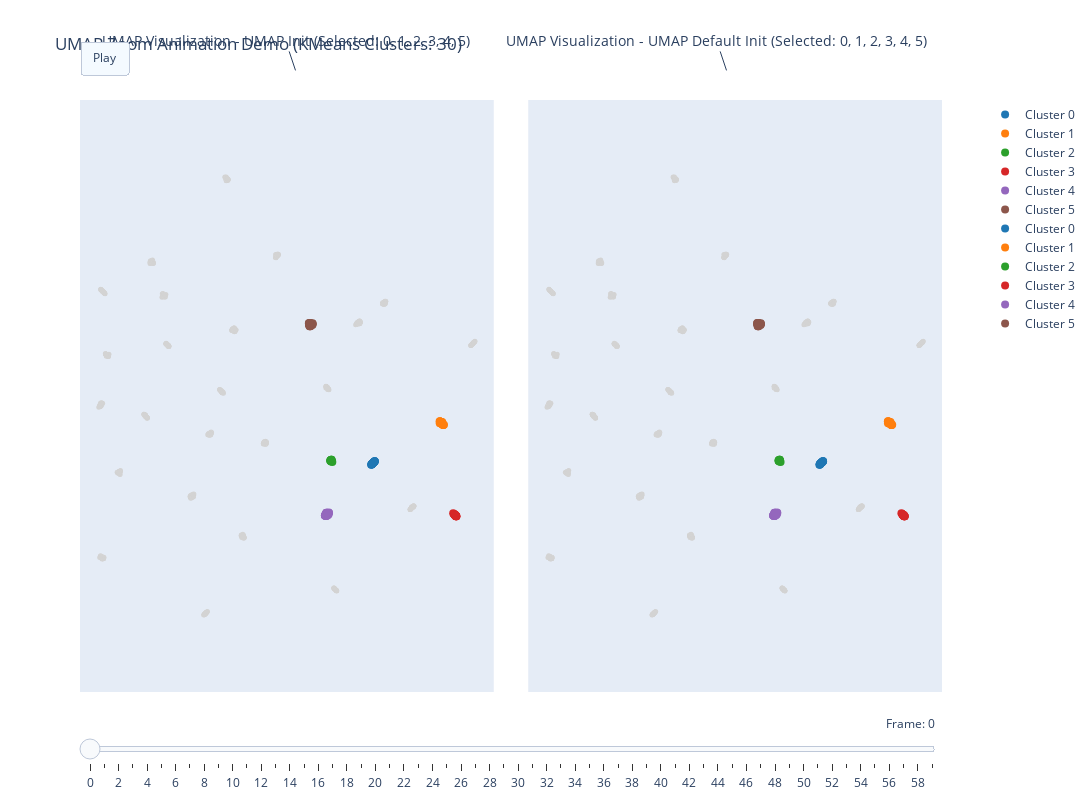

Notebook code cell kept with this figure:
### Code cell
import numpy as np
import pandas as pd
import umap
from sklearn.datasets import make_blobs
from sklearn.cluster import KMeans
import plotly.graph_objects as go
from scipy.spatial import procrustes # 今回は使用しないが、念のためインポートは残す

# ==========================================================
# ⚙️ 操作可能パラメータ (Parameters for User Control)
# ==========================================================
# 1. デフォルトのクラスタ数 (KMeansでデータを分類する際の目標クラスタ数)
N_CLUSTERS_DEFAULT = 30

# 2. サブセットとして選択するクラスタIDのリスト
#    このリストに含まれるクラスタIDが再埋め込みの対象になります。
SELECTED_CLUSTER_IDS = [0, 1, 2, 3, 4, 5]  # 例: 最初の6クラスタを選択
# ==========================================================


# --- 1. データ生成 ---
n_samples = 1000
n_features = 10
random_state = 42

# データを生成
X_a, y_a = make_blobs(n_samples=n_samples // 2, centers=N_CLUSTERS_DEFAULT // 2, n_features=n_features, random_state=random_state)
X_b, y_b = make_blobs(n_samples=n_samples // 2, centers=N_CLUSTERS_DEFAULT // 2, n_features=n_features, random_state=random_state + 1, cluster_std=2.0)

X = np.vstack((X_a, X_b))
print(f"Generated data shape: {X.shape}")

# --- 2. UMAP 埋め込み（初期グローバル） ---
print("Performing initial UMAP embedding...")
reducer_global = umap.UMAP(random_state=random_state, n_components=2)
embedding_global = reducer_global.fit_transform(X)

df = pd.DataFrame(X)
df['global_x'] = embedding_global[:, 0]
df['global_y'] = embedding_global[:, 1]

# --- 3. クラスタリングと色付け (N_CLUSTERS_DEFAULTを使用) ---
print(f"Performing KMeans clustering with {N_CLUSTERS_DEFAULT} clusters...")
kmeans = KMeans(n_clusters=N_CLUSTERS_DEFAULT, random_state=random_state, n_init='auto')
df['cluster_id_int'] = kmeans.fit_predict(X) 

# クラスタIDに対応する色を決定
colors = [
    '#1f77b4', '#ff7f0e', '#2ca02c', '#d62728', '#9467bd',
    '#8c564b', '#e377c2', '#7f7f7f', '#bcbd22', '#17becf',
    '#aec7e8', '#ffbb78', '#98df8a', '#ff9896', '#c5b0d5',
    '#c49c94', '#f7b6d2', '#c7c7c7', '#dbdb8d', '#9edae5'
]
unique_clusters = sorted(df['cluster_id_int'].unique())
cluster_colors = {cluster: colors[i % len(colors)] for i, cluster in enumerate(unique_clusters)}

# Plotlyの表示および比較用に文字列型に変換
df['cluster_id'] = df['cluster_id_int'].astype(str)

# --- 4. サブセットの選択 (SELECTED_CLUSTER_IDSを使用) ---
df['is_selected'] = df['cluster_id_int'].isin(SELECTED_CLUSTER_IDS) 
df_selected = df[df['is_selected']].copy()

if df_selected.empty:
    print("⚠️ 警告: 選択されたクラスタIDのリストに該当するデータポイントがありません。アニメーションは実行されません。")
    df_selected = df.copy()
    df_selected['is_selected'] = True
    SELECTED_CLUSTER_IDS_STR = ["All Data"]
else:
    SELECTED_CLUSTER_IDS_STR = [str(cid) for cid in SELECTED_CLUSTER_IDS]

print(f"Selected {len(df_selected)} data points from clusters: {', '.join(SELECTED_CLUSTER_IDS_STR)}")

# --- 5. サブセット UMAP 埋め込み (UMAP initを使用) ---
print("Performing UMAP embedding for selected subset using global coordinates as initialization...")

# 🌟 修正点 A: 初期座標として、選択された点のグローバル座標を抽出
initial_coords = df_selected[['global_x', 'global_y']].values 

reducer_subset_aligned = umap.UMAP(
    random_state=random_state + 2, 
    n_components=2,
    init=initial_coords,  # メンタルマップ維持のため、グローバル座標を初期配置として使用
    n_epochs=200
)

# メンタルマップ維持版の座標
embedding_aligned = reducer_subset_aligned.fit_transform(df_selected.iloc[:, :n_features].values) 
df_selected['aligned_subset_x'] = embedding_aligned[:, 0]
df_selected['aligned_subset_y'] = embedding_aligned[:, 1]

# 比較用 (非アライメント/ランダム初期化版) の座標
reducer_subset_random = umap.UMAP(
    random_state=random_state + 3, 
    n_components=2,
    init='spectral',  # デフォルトの初期化 (ランダムな結果になりやすい)
    n_epochs=200
)
embedding_random = reducer_subset_random.fit_transform(df_selected.iloc[:, :n_features].values)
df_selected['subset_x'] = embedding_random[:, 0]
df_selected['subset_y'] = embedding_random[:, 1]


# --- 6. データフレームへのマージ (Procrustes処理は不要) ---

# dfに座標をマージ (インデックス結合を使用)
df = df.merge(
    df_selected[['subset_x', 'subset_y', 'aligned_subset_x', 'aligned_subset_y']],
    left_index=True,  
    right_index=True, 
    how='left',
    suffixes=('', '_new')
)

# 欠損値をグローバル座標で埋める (非選択の点は動かないため)
df['aligned_subset_x'] = df['aligned_subset_x'].fillna(df['global_x'])
df['aligned_subset_y'] = df['aligned_subset_y'].fillna(df['global_y'])
df['subset_x'] = df['subset_x'].fillna(df['global_x'])
df['subset_y'] = df['subset_y'].fillna(df['global_y'])


# --- 7. Plotly Scatter デモ ---

# 軸範囲の計算 (すべてのグローバル座標に基づく)
all_x = df['global_x'].values
all_y = df['global_y'].values
min_x, max_x = np.min(all_x), np.max(all_x)
min_y, max_y = np.min(all_y), np.max(all_y)
padding = 0.05
x_range = [min_x - (max_x - min_x) * padding, max_x + (max_x - min_x) * padding]
y_range = [min_y - (max_y - min_y) * padding, max_y + (max_y - min_y) * padding]


# フレームデータを作成するヘルパー関数 (変更なし)
def create_frame_data(df_frame, opacity_selected, opacity_unselected, x_col, y_col, title_suffix=""):
    traces = []
    
    # 1. 非選択データ（背景として薄く表示）
    traces.append(go.Scatter(
        x=df_frame[~df_frame['is_selected']][x_col],
        y=df_frame[~df_frame['is_selected']][y_col],
        mode='markers',
        marker=dict(color='lightgray', size=5, opacity=opacity_unselected),
        name='Unselected',
        showlegend=False,
        hoverinfo='skip'
    ))
    
    # 2. 選択データ (クラスタごとに色分けして表示)
    for cluster_id_int in unique_clusters: 
        cluster_id_str = str(cluster_id_int)
        
        df_cluster = df_frame[df_frame['cluster_id'] == cluster_id_str] 
        df_selected_cluster = df_cluster[df_cluster['is_selected']]

        if not df_selected_cluster.empty: 
            traces.append(go.Scatter(
                x=df_selected_cluster[x_col],
                y=df_selected_cluster[y_col],
                mode='markers',
                marker=dict(color=cluster_colors[cluster_id_int], size=8, opacity=opacity_selected),
                name=f'Cluster {cluster_id_str}',
                showlegend=True,
                hovertemplate="<b>Cluster ID:</b> %{customdata[0]}<br>X: %{x:.2f}<br>Y: %{y:.2f}<extra></extra>",
                customdata=df_selected_cluster[['cluster_id']]
            ))
    return traces, f"UMAP Visualization - {title_suffix}"

# アニメーションフレームの生成
frames_aligned = []
frames_random = []
num_frames = 60
animation_duration = 1000 

for i in range(num_frames):
    t = i / (num_frames - 1)

    # UMAP init使用版 (aligned_subset_x/y) への補間
    df_interp_aligned = df.copy()
    df_interp_aligned.loc[df['is_selected'], 'current_x'] = df.loc[df['is_selected'], 'global_x'] * (1 - t) + df.loc[df['is_selected'], 'aligned_subset_x'] * t
    df_interp_aligned.loc[df['is_selected'], 'current_y'] = df.loc[df['is_selected'], 'global_y'] * (1 - t) + df.loc[df['is_selected'], 'aligned_subset_y'] * t
    
    # デフォルトinit使用版 (subset_x/y) への補間
    df_interp_random = df.copy()
    df_interp_random.loc[df['is_selected'], 'current_x'] = df.loc[df['is_selected'], 'global_x'] * (1 - t) + df.loc[df['is_selected'], 'subset_x'] * t
    df_interp_random.loc[df['is_selected'], 'current_y'] = df.loc[df['is_selected'], 'global_y'] * (1 - t) + df.loc[df['is_selected'], 'subset_y'] * t

    opacity_unselected = 1.0 - t * 0.8
    opacity_selected = 1.0

    traces_aligned, title_aligned = create_frame_data(df_interp_aligned, opacity_selected, opacity_unselected, 'current_x', 'current_y', "UMAP Init (Global Coords)")
    frames_aligned.append(go.Frame(data=traces_aligned, name=str(i) + "_a"))

    traces_random, title_random = create_frame_data(df_interp_random, opacity_selected, opacity_unselected, 'current_x', 'current_y', "UMAP Default Init (Spectral)")
    frames_random.append(go.Frame(data=traces_random, name=str(i) + "_r"))


# 初期描画（グローバルビュー）
initial_traces_aligned, initial_title_aligned = create_frame_data(df, 1.0, 1.0, 'global_x', 'global_y', f"UMAP Init (Selected: {', '.join(SELECTED_CLUSTER_IDS_STR)})")
initial_traces_random, initial_title_random = create_frame_data(df, 1.0, 1.0, 'global_x', 'global_y', f"UMAP Default Init (Selected: {', '.join(SELECTED_CLUSTER_IDS_STR)})")


# レイアウト設定
fig = go.Figure(
    data=initial_traces_aligned + initial_traces_random,
    layout=go.Layout(
        title_text=f"UMAP Zoom Animation Demo (KMeans Clusters: {N_CLUSTERS_DEFAULT})",
        hovermode="closest",
        updatemenus=[dict(
            type="buttons",
            buttons=[dict(label="Play",
                          method="animate",
                          args=[None, {"frame": {"duration": animation_duration // num_frames, "redraw": True},
                                        "fromcurrent": True, "transition": {"duration": 0, "easing": "linear"}}])],
            x=0, xanchor="left", y=1.1, yanchor="top"
        )],
        sliders=[dict(
            steps=[dict(method='animate', args=[[f.name], {"mode": "immediate", "frame": {"duration": animation_duration // num_frames, "redraw": True}, "transition": {"duration": 0}}], label=str(k)) for k, f in enumerate(frames_aligned)],
            active=0,
            transition={"duration": 0},
            x=0, xanchor="left", y=0, yanchor="top",
            currentvalue=dict(font=dict(size=12), prefix="Frame: ", visible=True, xanchor="right")
        )],
        annotations=[
            dict(text=initial_title_aligned, x=0.25, y=1.05, xref="paper", yref="paper", font=dict(size=14)),
            dict(text=initial_title_random, x=0.75, y=1.05, xref="paper", yref="paper", font=dict(size=14))
        ]
    ),
    frames=[]
)

# 統一された軸範囲とアスペクト比を設定
fig.update_layout(
    # 左側のプロット (x, y軸)
    xaxis=dict(domain=[0, 0.48], showgrid=False, zeroline=False, showticklabels=False, 
               range=x_range, scaleanchor='y', scaleratio=1),
    yaxis=dict(domain=[0, 1], showgrid=False, zeroline=False, showticklabels=False, 
               range=y_range, scaleanchor='x', scaleratio=1),

    # 右側のプロット (x2, y2軸)
    xaxis2=dict(domain=[0.52, 1], showgrid=False, zeroline=False, showticklabels=False, 
                range=x_range, scaleanchor='y2', scaleratio=1),
    yaxis2=dict(domain=[0, 1], showgrid=False, zeroline=False, showticklabels=False, 
                range=y_range, scaleanchor='x2', scaleratio=1),
                
    legend=dict(x=1.05, y=1, xanchor='left', yanchor='top'),
    height=800, 
    width=1200
)

# トレースをそれぞれのサブプロットに割り当てる
for i, trace in enumerate(fig.data[:len(initial_traces_aligned)]):
    trace.update(xaxis='x', yaxis='y')

for i, trace in enumerate(fig.data[len(initial_traces_aligned):]):
    trace.update(xaxis='x2', yaxis='y2')


# フレーム内のデータもサブプロットに割り当てるために、フレームを結合
combined_frames = []
for frame_idx in range(len(frames_aligned)):
    combined_frame_data = frames_aligned[frame_idx].data + frames_random[frame_idx].data

    for i, trace in enumerate(combined_frame_data[:len(initial_traces_aligned)]):
        trace.update(xaxis='x', yaxis='y')

    for i, trace in enumerate(combined_frame_data[len(initial_traces_aligned):]):
        trace.update(xaxis='x2', yaxis='y2')
        
    combined_frames.append(go.Frame(data=combined_frame_data, name=frames_aligned[frame_idx].name))

fig.frames = combined_frames

fig.show()

### Figure 1 — Plotly figure (JSON) as saved in the notebook; plotly's stock layout.template omitted (floating-point values rounded to 4 significant figures; data arrays with more than 128 entries replaced by an {"elided": "..."} marker saying what was removed)
{"data": [{"hoverinfo": "skip", "marker": {"color": "lightgray", "opacity": 1, "size": 5}, "mode": "markers", "name": "Unselected", "showlegend": false, "type": "scatter", "x": {"elided": "820 float values"}, "xaxis": "x", "y": {"elided": "820 float values"}, "yaxis": "y"}, {"customdata": [["0"], ["0"], ["0"], ["0"], ["0"], ["0"], ["0"], ["0"], ["0"], ["0"], ["0"], ["0"], ["0"], ["0"], ["0"], ["0"], ["0"], ["0"], ["0"], ["0"], ["0"], ["0"], ["0"], ["0"], ["0"], ["0"], ["0"], ["0"], ["0"], ["0"], ["0"], ["0"], ["0"]], "hovertemplate": "<b>Cluster ID:</b> %{customdata[0]}<br>X: %{x:.2f}<br>Y: %{y:.2f}<extra></extra>", "marker": {"color": "#1f77b4", "opacity": 1, "size": 8}, "mode": "markers", "name": "Cluster 0", "showlegend": true, "type": "scatter", "x": [13.37, 13.49, 13.43, 13.52, 13.62, 13.4, 13.53, 13.64, 13.51, 13.58, 13.63, 13.55, 13.59, 13.44, 13.68, 13.73, 13.72, 13.5, 13.41, 13.47, 13.52, 13.57, 13.72, 13.6, 13.44, 13.69, 13.41, 13.6, 13.66, 13.51, 13.63, 13.52, 13.44], "xaxis": "x", "y": [-6.616, -6.495, -6.552, -6.466, -6.377, -6.584, -6.459, -6.349, -6.471, -6.405, -6.353, -6.441, -6.396, -6.549, -6.308, -6.253, -6.267, -6.489, -6.571, -6.517, -6.46, -6.416, -6.262, -6.391, -6.548, -6.296, -6.578, -6.39, -6.329, -6.47, -6.356, -6.471, -6.545], "yaxis": "y"}, {"customdata": [["1"], ["1"], ["1"], ["1"], ["1"], ["1"], ["1"], ["1"], ["1"], ["1"], ["1"], ["1"], ["1"], ["1"], ["1"], ["1"], ["1"], ["1"], ["1"], ["1"], ["1"], ["1"], ["1"], ["1"], ["1"], ["1"], ["1"], ["1"], ["1"], ["1"], ["1"], ["1"], ["1"], ["1"]], "hovertemplate": "<b>Cluster ID:</b> %{customdata[0]}<br>X: %{x:.2f}<br>Y: %{y:.2f}<extra></extra>", "marker": {"color": "#ff7f0e", "opacity": 1, "size": 8}, "mode": "markers", "name": "Cluster 1", "showlegend": true, "type": "scatter", "x": [20.22, 20.27, 20.36, 20.53, 20.28, 20.53, 20.46, 20.33, 20.38, 20.54, 20.33, 20.26, 20.48, 20.23, 20.17, 20.3, 20.44, 20.22, 20.18, 20.38, 20.29, 20.31, 20.47, 20.41, 20.43, 20.46, 20.3, 20.6, 20.26, 20.49, 20.44, 20.49, 20.3, 20.47], "xaxis": "x", "y": [-2.308, -2.402, -2.397, -2.65, -2.348, -2.644, -2.577, -2.403, -2.496, -2.669, -2.452, -2.453, -2.598, -2.311, -2.285, -2.362, -2.517, -2.314, -2.479, -2.505, -2.473, -2.415, -2.585, -2.494, -2.546, -2.583, -2.411, -2.633, -2.354, -2.622, -2.371, -2.617, -2.449, -2.573], "yaxis": "y"}, {"customdata": [["2"], ["2"], ["2"], ["2"], ["2"], ["2"], ["2"], ["2"], ["2"], ["2"], ["2"], ["2"], ["2"]], "hovertemplate": "<b>Cluster ID:</b> %{customdata[0]}<br>X: %{x:.2f}<br>Y: %{y:.2f}<extra></extra>", "marker": {"color": "#2ca02c", "opacity": 1, "size": 8}, "mode": "markers", "name": "Cluster 2", "showlegend": true, "type": "scatter", "x": [9.423, 9.508, 9.383, 9.454, 9.407, 9.431, 9.324, 9.39, 9.361, 9.313, 9.315, 9.341, 9.44], "xaxis": "x", "y": [-6.119, -6.345, -6.123, -6.216, -6.217, -6.11, -6.208, -6.288, -6.209, -6.167, -6.227, -6.188, -6.222], "yaxis": "y"}, {"customdata": [["3"], ["3"], ["3"], ["3"], ["3"], ["3"], ["3"], ["3"], ["3"], ["3"], ["3"], ["3"], ["3"], ["3"], ["3"], ["3"], ["3"], ["3"], ["3"], ["3"], ["3"], ["3"], ["3"], ["3"], ["3"], ["3"], ["3"], ["3"], ["3"], ["3"], ["3"], ["3"], ["3"]], "hovertemplate": "<b>Cluster ID:</b> %{customdata[0]}<br>X: %{x:.2f}<br>Y: %{y:.2f}<extra></extra>", "marker": {"color": "#d62728", "opacity": 1, "size": 8}, "mode": "markers", "name": "Cluster 3", "showlegend": true, "type": "scatter", "x": [21.74, 21.64, 21.74, 21.65, 21.74, 21.83, 21.75, 21.78, 21.76, 21.77, 21.52, 21.66, 21.71, 21.64, 21.65, 21.64, 21.77, 21.72, 21.76, 21.8, 21.66, 21.75, 21.82, 21.76, 21.69, 21.82, 21.62, 21.78, 21.81, 21.78, 21.68, 21.84, 21.73], "xaxis": "x", "y": [-11.6, -11.58, -11.64, -11.56, -11.64, -11.74, -11.61, -11.68, -11.72, -11.67, -11.43, -11.56, -11.61, -11.55, -11.56, -11.54, -11.68, -11.65, -11.64, -11.7, -11.56, -11.65, -11.72, -11.62, -11.59, -11.72, -11.52, -11.68, -11.68, -11.68, -11.64, -11.73, -11.64], "yaxis": "y"}, {"customdata": [["4"], ["4"], ["4"], ["4"], ["4"], ["4"], ["4"], ["4"], ["4"], ["4"], ["4"], ["4"], ["4"], ["4"], ["4"], ["4"], ["4"], ["4"], ["4"], ["4"], ["4"], ["4"], ["4"], ["4"], ["4"], ["4"], ["4"], ["4"], ["4"], ["4"], ["4"], ["4"], ["4"], ["4"]], "hovertemplate": "<b>Cluster ID:</b> %{customdata[0]}<br>X: %{x:.2f}<br>Y: %{y:.2f}<extra></extra>", "marker": {"color": "#9467bd", "opacity": 1, "size": 8}, "mode": "markers", "name": "Cluster 4", "showlegend": true, "type": "scatter", "x": [8.884, 8.974, 8.932, 9.133, 8.871, 8.916, 8.914, 9.032, 8.836, 9.034, 8.876, 8.894, 9.186, 8.99, 8.805, 8.901, 9.071, 8.829, 8.775, 9.021, 8.833, 8.956, 9.074, 8.939, 9.008, 8.91, 8.927, 8.796, 8.765, 9.165, 8.936, 9.059, 8.935, 9.014], "xaxis": "x", "y": [-11.64, -11.51, -11.58, -11.56, -11.56, -11.67, -11.68, -11.49, -11.52, -11.55, -11.63, -11.39, -11.4, -11.37, -11.65, -11.5, -11.41, -11.59, -11.65, -11.54, -11.7, -11.43, -11.45, -11.39, -11.49, -11.37, -11.61, -11.69, -11.66, -11.35, -11.7, -11.64, -11.41, -11.44], "yaxis": "y"}, {"customdata": [["5"], ["5"], ["5"], ["5"], ["5"], ["5"], ["5"], ["5"], ["5"], ["5"], ["5"], ["5"], ["5"], ["5"], ["5"], ["5"], ["5"], ["5"], ["5"], ["5"], ["5"], ["5"], ["5"], ["5"], ["5"], ["5"], ["5"], ["5"], ["5"], ["5"], ["5"], ["5"], ["5"]], "hovertemplate": "<b>Cluster ID:</b> %{customdata[0]}<br>X: %{x:.2f}<br>Y: %{y:.2f}<extra></extra>", "marker": {"color": "#8c564b", "opacity": 1, "size": 8}, "mode": "markers", "name": "Cluster 5", "showlegend": true, "type": "scatter", "x": [7.25, 7.237, 7.315, 7.391, 7.244, 7.515, 7.387, 7.532, 7.527, 7.303, 7.237, 7.545, 7.214, 7.482, 7.371, 7.282, 7.332, 7.344, 7.182, 7.351, 7.378, 7.177, 7.33, 7.277, 7.263, 7.463, 7.428, 7.236, 7.286, 7.338, 7.277, 7.548, 7.293], "xaxis": "x", "y": [7.248, 7.304, 7.426, 7.288, 7.15, 7.38, 7.281, 7.406, 7.271, 7.449, 7.303, 7.35, 7.223, 7.34, 7.338, 7.48, 7.228, 7.158, 7.482, 7.423, 7.293, 7.426, 7.217, 7.459, 7.214, 7.395, 7.29, 7.331, 7.162, 7.299, 7.321, 7.446, 7.415], "yaxis": "y"}, {"hoverinfo": "skip", "marker": {"color": "lightgray", "opacity": 1, "size": 5}, "mode": "markers", "name": "Unselected", "showlegend": false, "type": "scatter", "x": {"elided": "820 float values"}, "xaxis": "x2", "y": {"elided": "820 float values"}, "yaxis": "y2"}, {"customdata": [["0"], ["0"], ["0"], ["0"], ["0"], ["0"], ["0"], ["0"], ["0"], ["0"], ["0"], ["0"], ["0"], ["0"], ["0"], ["0"], ["0"], ["0"], ["0"], ["0"], ["0"], ["0"], ["0"], ["0"], ["0"], ["0"], ["0"], ["0"], ["0"], ["0"], ["0"], ["0"], ["0"]], "hovertemplate": "<b>Cluster ID:</b> %{customdata[0]}<br>X: %{x:.2f}<br>Y: %{y:.2f}<extra></extra>", "marker": {"color": "#1f77b4", "opacity": 1, "size": 8}, "mode": "markers", "name": "Cluster 0", "showlegend": true, "type": "scatter", "x": [13.37, 13.49, 13.43, 13.52, 13.62, 13.4, 13.53, 13.64, 13.51, 13.58, 13.63, 13.55, 13.59, 13.44, 13.68, 13.73, 13.72, 13.5, 13.41, 13.47, 13.52, 13.57, 13.72, 13.6, 13.44, 13.69, 13.41, 13.6, 13.66, 13.51, 13.63, 13.52, 13.44], "xaxis": "x2", "y": [-6.616, -6.495, -6.552, -6.466, -6.377, -6.584, -6.459, -6.349, -6.471, -6.405, -6.353, -6.441, -6.396, -6.549, -6.308, -6.253, -6.267, -6.489, -6.571, -6.517, -6.46, -6.416, -6.262, -6.391, -6.548, -6.296, -6.578, -6.39, -6.329, -6.47, -6.356, -6.471, -6.545], "yaxis": "y2"}, {"customdata": [["1"], ["1"], ["1"], ["1"], ["1"], ["1"], ["1"], ["1"], ["1"], ["1"], ["1"], ["1"], ["1"], ["1"], ["1"], ["1"], ["1"], ["1"], ["1"], ["1"], ["1"], ["1"], ["1"], ["1"], ["1"], ["1"], ["1"], ["1"], ["1"], ["1"], ["1"], ["1"], ["1"], ["1"]], "hovertemplate": "<b>Cluster ID:</b> %{customdata[0]}<br>X: %{x:.2f}<br>Y: %{y:.2f}<extra></extra>", "marker": {"color": "#ff7f0e", "opacity": 1, "size": 8}, "mode": "markers", "name": "Cluster 1", "showlegend": true, "type": "scatter", "x": [20.22, 20.27, 20.36, 20.53, 20.28, 20.53, 20.46, 20.33, 20.38, 20.54, 20.33, 20.26, 20.48, 20.23, 20.17, 20.3, 20.44, 20.22, 20.18, 20.38, 20.29, 20.31, 20.47, 20.41, 20.43, 20.46, 20.3, 20.6, 20.26, 20.49, 20.44, 20.49, 20.3, 20.47], "xaxis": "x2", "y": [-2.308, -2.402, -2.397, -2.65, -2.348, -2.644, -2.577, -2.403, -2.496, -2.669, -2.452, -2.453, -2.598, -2.311, -2.285, -2.362, -2.517, -2.314, -2.479, -2.505, -2.473, -2.415, -2.585, -2.494, -2.546, -2.583, -2.411, -2.633, -2.354, -2.622, -2.371, -2.617, -2.449, -2.573], "yaxis": "y2"}, {"customdata": [["2"], ["2"], ["2"], ["2"], ["2"], ["2"], ["2"], ["2"], ["2"], ["2"], ["2"], ["2"], ["2"]], "hovertemplate": "<b>Cluster ID:</b> %{customdata[0]}<br>X: %{x:.2f}<br>Y: %{y:.2f}<extra></extra>", "marker": {"color": "#2ca02c", "opacity": 1, "size": 8}, "mode": "markers", "name": "Cluster 2", "showlegend": true, "type": "scatter", "x": [9.423, 9.508, 9.383, 9.454, 9.407, 9.431, 9.324, 9.39, 9.361, 9.313, 9.315, 9.341, 9.44], "xaxis": "x2", "y": [-6.119, -6.345, -6.123, -6.216, -6.217, -6.11, -6.208, -6.288, -6.209, -6.167, -6.227, -6.188, -6.222], "yaxis": "y2"}, {"customdata": [["3"], ["3"], ["3"], ["3"], ["3"], ["3"], ["3"], ["3"], ["3"], ["3"], ["3"], ["3"], ["3"], ["3"], ["3"], ["3"], ["3"], ["3"], ["3"], ["3"], ["3"], ["3"], ["3"], ["3"], ["3"], ["3"], ["3"], ["3"], ["3"], ["3"], ["3"], ["3"], ["3"]], "hovertemplate": "<b>Cluster ID:</b> %{customdata[0]}<br>X: %{x:.2f}<br>Y: %{y:.2f}<extra></extra>", "marker": {"color": "#d62728", "opacity": 1, "size": 8}, "mode": "markers", "name": "Cluster 3", "showlegend": true, "type": "scatter", "x": [21.74, 21.64, 21.74, 21.65, 21.74, 21.83, 21.75, 21.78, 21.76, 21.77, 21.52, 21.66, 21.71, 21.64, 21.65, 21.64, 21.77, 21.72, 21.76, 21.8, 21.66, 21.75, 21.82, 21.76, 21.69, 21.82, 21.62, 21.78, 21.81, 21.78, 21.68, 21.84, 21.73], "xaxis": "x2", "y": [-11.6, -11.58, -11.64, -11.56, -11.64, -11.74, -11.61, -11.68, -11.72, -11.67, -11.43, -11.56, -11.61, -11.55, -11.56, -11.54, -11.68, -11.65, -11.64, -11.7, -11.56, -11.65, -11.72, -11.62, -11.59, -11.72, -11.52, -11.68, -11.68, -11.68, -11.64, -11.73, -11.64], "yaxis": "y2"}, {"customdata": [["4"], ["4"], ["4"], ["4"], ["4"], ["4"], ["4"], ["4"], ["4"], ["4"], ["4"], ["4"], ["4"], ["4"], ["4"], ["4"], ["4"], ["4"], ["4"], ["4"], ["4"], ["4"], ["4"], ["4"], ["4"], ["4"], ["4"], ["4"], ["4"], ["4"], ["4"], ["4"], ["4"], ["4"]], "hovertemplate": "<b>Cluster ID:</b> %{customdata[0]}<br>X: %{x:.2f}<br>Y: %{y:.2f}<extra></extra>", "marker": {"color": "#9467bd", "opacity": 1, "size": 8}, "mode": "markers", "name": "Cluster 4", "showlegend": true, "type": "scatter", "x": [8.884, 8.974, 8.932, 9.133, 8.871, 8.916, 8.914, 9.032, 8.836, 9.034, 8.876, 8.894, 9.186, 8.99, 8.805, 8.901, 9.071, 8.829, 8.775, 9.021, 8.833, 8.956, 9.074, 8.939, 9.008, 8.91, 8.927, 8.796, 8.765, 9.165, 8.936, 9.059, 8.935, 9.014], "xaxis": "x2", "y": [-11.64, -11.51, -11.58, -11.56, -11.56, -11.67, -11.68, -11.49, -11.52, -11.55, -11.63, -11.39, -11.4, -11.37, -11.65, -11.5, -11.41, -11.59, -11.65, -11.54, -11.7, -11.43, -11.45, -11.39, -11.49, -11.37, -11.61, -11.69, -11.66, -11.35, -11.7, -11.64, -11.41, -11.44], "yaxis": "y2"}, {"customdata": [["5"], ["5"], ["5"], ["5"], ["5"], ["5"], ["5"], ["5"], ["5"], ["5"], ["5"], ["5"], ["5"], ["5"], ["5"], ["5"], ["5"], ["5"], ["5"], ["5"], ["5"], ["5"], ["5"], ["5"], ["5"], ["5"], ["5"], ["5"], ["5"], ["5"], ["5"], ["5"], ["5"]], "hovertemplate": "<b>Cluster ID:</b> %{customdata[0]}<br>X: %{x:.2f}<br>Y: %{y:.2f}<extra></extra>", "marker": {"color": "#8c564b", "opacity": 1, "size": 8}, "mode": "markers", "name": "Cluster 5", "showlegend": true, "type": "scatter", "x": [7.25, 7.237, 7.315, 7.391, 7.244, 7.515, 7.387, 7.532, 7.527, 7.303, 7.237, 7.545, 7.214, 7.482, 7.371, 7.282, 7.332, 7.344, 7.182, 7.351, 7.378, 7.177, 7.33, 7.277, 7.263, 7.463, 7.428, 7.236, 7.286, 7.338, 7.277, 7.548, 7.293], "xaxis": "x2", "y": [7.248, 7.304, 7.426, 7.288, 7.15, 7.38, 7.281, 7.406, 7.271, 7.449, 7.303, 7.35, 7.223, 7.34, 7.338, 7.48, 7.228, 7.158, 7.482, 7.423, 7.293, 7.426, 7.217, 7.459, 7.214, 7.395, 7.29, 7.331, 7.162, 7.299, 7.321, 7.446, 7.415], "yaxis": "y2"}], "layout": {"annotations": [{"font": {"size": 14}, "text": "UMAP Visualization - UMAP Init (Selected: 0, 1, 2, 3, 4, 5)", "x": 0.25, "xref": "paper", "y": 1.05, "yref": "paper"}, {"font": {"size": 14}, "text": "UMAP Visualization - UMAP Default Init (Selected: 0, 1, 2, 3, 4, 5)", "x": 0.75, "xref": "paper", "y": 1.05, "yref": "paper"}], "height": 800, "hovermode": "closest", "legend": {"x": 1.05, "xanchor": "left", "y": 1, "yanchor": "top"}, "sliders": [{"active": 0, "currentvalue": {"font": {"size": 12}, "prefix": "Frame: ", "visible": true, "xanchor": "right"}, "steps": [{"args": [["0_a"], {"frame": {"duration": 16, "redraw": true}, "mode": "immediate", "transition": {"duration": 0}}], "label": "0", "method": "animate"}, {"args": [["1_a"], {"frame": {"duration": 16, "redraw": true}, "mode": "immediate", "transition": {"duration": 0}}], "label": "1", "method": "animate"}, {"args": [["2_a"], {"frame": {"duration": 16, "redraw": true}, "mode": "immediate", "transition": {"duration": 0}}], "label": "2", "method": "animate"}, {"args": [["3_a"], {"frame": {"duration": 16, "redraw": true}, "mode": "immediate", "transition": {"duration": 0}}], "label": "3", "method": "animate"}, {"args": [["4_a"], {"frame": {"duration": 16, "redraw": true}, "mode": "immediate", "transition": {"duration": 0}}], "label": "4", "method": "animate"}, {"args": [["5_a"], {"frame": {"duration": 16, "redraw": true}, "mode": "immediate", "transition": {"duration": 0}}], "label": "5", "method": "animate"}, {"args": [["6_a"], {"frame": {"duration": 16, "redraw": true}, "mode": "immediate", "transition": {"duration": 0}}], "label": "6", "method": "animate"}, {"args": [["7_a"], {"frame": {"duration": 16, "redraw": true}, "mode": "immediate", "transition": {"duration": 0}}], "label": "7", "method": "animate"}, {"args": [["8_a"], {"frame": {"duration": 16, "redraw": true}, "mode": "immediate", "transition": {"duration": 0}}], "label": "8", "method": "animate"}, {"args": [["9_a"], {"frame": {"duration": 16, "redraw": true}, "mode": "immediate", "transition": {"duration": 0}}], "label": "9", "method": "animate"}, {"args": [["10_a"], {"frame": {"duration": 16, "redraw": true}, "mode": "immediate", "transition": {"duration": 0}}], "label": "10", "method": "animate"}, {"args": [["11_a"], {"frame": {"duration": 16, "redraw": true}, "mode": "immediate", "transition": {"duration": 0}}], "label": "11", "method": "animate"}, {"args": [["12_a"], {"frame": {"duration": 16, "redraw": true}, "mode": "immediate", "transition": {"duration": 0}}], "label": "12", "method": "animate"}, {"args": [["13_a"], {"frame": {"duration": 16, "redraw": true}, "mode": "immediate", "transition": {"duration": 0}}], "label": "13", "method": "animate"}, {"args": [["14_a"], {"frame": {"duration": 16, "redraw": true}, "mode": "immediate", "transition": {"duration": 0}}], "label": "14", "method": "animate"}, {"args": [["15_a"], {"frame": {"duration": 16, "redraw": true}, "mode": "immediate", "transition": {"duration": 0}}], "label": "15", "method": "animate"}, {"args": [["16_a"], {"frame": {"duration": 16, "redraw": true}, "mode": "immediate", "transition": {"duration": 0}}], "label": "16", "method": "animate"}, {"args": [["17_a"], {"frame": {"duration": 16, "redraw": true}, "mode": "immediate", "transition": {"duration": 0}}], "label": "17", "method": "animate"}, {"args": [["18_a"], {"frame": {"duration": 16, "redraw": true}, "mode": "immediate", "transition": {"duration": 0}}], "label": "18", "method": "animate"}, {"args": [["19_a"], {"frame": {"duration": 16, "redraw": true}, "mode": "immediate", "transition": {"duration": 0}}], "label": "19", "method": "animate"}, {"args": [["20_a"], {"frame": {"duration": 16, "redraw": true}, "mode": "immediate", "transition": {"duration": 0}}], "label": "20", "method": "animate"}, {"args": [["21_a"], {"frame": {"duration": 16, "redraw": true}, "mode": "immediate", "transition": {"duration": 0}}], "label": "21", "method": "animate"}, {"args": [["22_a"], {"frame": {"duration": 16, "redraw": true}, "mode": "immediate", "transition": {"duration": 0}}], "label": "22", "method": "animate"}, {"args": [["23_a"], {"frame": {"duration": 16, "redraw": true}, "mode": "immediate", "transition": {"duration": 0}}], "label": "23", "method": "animate"}, {"args": [["24_a"], {"frame": {"duration": 16, "redraw": true}, "mode": "immediate", "transition": {"duration": 0}}], "label": "24", "method": "animate"}, {"args": [["25_a"], {"frame": {"duration": 16, "redraw": true}, "mode": "immediate", "transition": {"duration": 0}}], "label": "25", "method": "animate"}, {"args": [["26_a"], {"frame": {"duration": 16, "redraw": true}, "mode": "immediate", "transition": {"duration": 0}}], "label": "26", "method": "animate"}, {"args": [["27_a"], {"frame": {"duration": 16, "redraw": true}, "mode": "immediate", "transition": {"duration": 0}}], "label": "27", "method": "animate"}, {"args": [["28_a"], {"frame": {"duration": 16, "redraw": true}, "mode": "immediate", "transition": {"duration": 0}}], "label": "28", "method": "animate"}, {"args": [["29_a"], {"frame": {"duration": 16, "redraw": true}, "mode": "immediate", "transition": {"duration": 0}}], "label": "29", "method": "animate"}, {"args": [["30_a"], {"frame": {"duration": 16, "redraw": true}, "mode": "immediate", "transition": {"duration": 0}}], "label": "30", "method": "animate"}, {"args": [["31_a"], {"frame": {"duration": 16, "redraw": true}, "mode": "immediate", "transition": {"duration": 0}}], "label": "31", "method": "animate"}, {"args": [["32_a"], {"frame": {"duration": 16, "redraw": true}, "mode": "immediate", "transition": {"duration": 0}}], "label": "32", "method": "animate"}, {"args": [["33_a"], {"frame": {"duration": 16, "redraw": true}, "mode": "immediate", "transition": {"duration": 0}}], "label": "33", "method": "animate"}, {"args": [["34_a"], {"frame": {"duration": 16, "redraw": true}, "mode": "immediate", "transition": {"duration": 0}}], "label": "34", "method": "animate"}, {"args": [["35_a"], {"frame": {"duration": 16, "redraw": true}, "mode": "immediate", "transition": {"duration": 0}}], "label": "35", "method": "animate"}, {"args": [["36_a"], {"frame": {"duration": 16, "redraw": true}, "mode": "immediate", "transition": {"duration": 0}}], "label": "36", "method": "animate"}, {"args": [["37_a"], {"frame": {"duration": 16, "redraw": true}, "mode": "immediate", "transition": {"duration": 0}}], "label": "37", "method": "animate"}, {"args": [["38_a"], {"frame": {"duration": 16, "redraw": true}, "mode": "immediate", "transition": {"duration": 0}}], "label": "38", "method": "animate"}, {"args": [["39_a"], {"frame": {"duration": 16, "redraw": true}, "mode": "immediate", "transition": {"duration": 0}}], "label": "39", "method": "animate"}, {"args": [["40_a"], {"frame": {"duration": 16, "redraw": true}, "mode": "immediate", "transition": {"duration": 0}}], "label": "40", "method": "animate"}, {"args": [["41_a"], {"frame": {"duration": 16, "redraw": true}, "mode": "immediate", "transition": {"duration": 0}}], "label": "41", "method": "animate"}, {"args": [["42_a"], {"frame": {"duration": 16, "redraw": true}, "mode": "immediate", "transition": {"duration": 0}}], "label": "42", "method": "animate"}, {"args": [["43_a"], {"frame": {"duration": 16, "redraw": true}, "mode": "immediate", "transition": {"duration": 0}}], "label": "43", "method": "animate"}, {"args": [["44_a"], {"frame": {"duration": 16, "redraw": true}, "mode": "immediate", "transition": {"duration": 0}}], "label": "44", "method": "animate"}, {"args": [["45_a"], {"frame": {"duration": 16, "redraw": true}, "mode": "immediate", "transition": {"duration": 0}}], "label": "45", "method": "animate"}, {"args": [["46_a"], {"frame": {"duration": 16, "redraw": true}, "mode": "immediate", "transition": {"duration": 0}}], "label": "46", "method": "animate"}, {"args": [["47_a"], {"frame": {"duration": 16, "redraw": true}, "mode": "immediate", "transition": {"duration": 0}}], "label": "47", "method": "animate"}, {"args": [["48_a"], {"frame": {"duration": 16, "redraw": true}, "mode": "immediate", "transition": {"duration": 0}}], "label": "48", "method": "animate"}, {"args": [["49_a"], {"frame": {"duration": 16, "redraw": true}, "mode": "immediate", "transition": {"duration": 0}}], "label": "49", "method": "animate"}, {"args": [["50_a"], {"frame": {"duration": 16, "redraw": true}, "mode": "immediate", "transition": {"duration": 0}}], "label": "50", "method": "animate"}, {"args": [["51_a"], {"frame": {"duration": 16, "redraw": true}, "mode": "immediate", "transition": {"duration": 0}}], "label": "51", "method": "animate"}, {"args": [["52_a"], {"frame": {"duration": 16, "redraw": true}, "mode": "immediate", "transition": {"duration": 0}}], "label": "52", "method": "animate"}, {"args": [["53_a"], {"frame": {"duration": 16, "redraw": true}, "mode": "immediate", "transition": {"duration": 0}}], "label": "53", "method": "animate"}, {"args": [["54_a"], {"frame": {"duration": 16, "redraw": true}, "mode": "immediate", "transition": {"duration": 0}}], "label": "54", "method": "animate"}, {"args": [["55_a"], {"frame": {"duration": 16, "redraw": true}, "mode": "immediate", "transition": {"duration": 0}}], "label": "55", "method": "animate"}, {"args": [["56_a"], {"frame": {"duration": 16, "redraw": true}, "mode": "immediate", "transition": {"duration": 0}}], "label": "56", "method": "animate"}, {"args": [["57_a"], {"frame": {"duration": 16, "redraw": true}, "mode": "immediate", "transition": {"duration": 0}}], "label": "57", "method": "animate"}, {"args": [["58_a"], {"frame": {"duration": 16, "redraw": true}, "mode": "immediate", "transition": {"duration": 0}}], "label": "58", "method": "animate"}, {"args": [["59_a"], {"frame": {"duration": 16, "redraw": true}, "mode": "immediate", "transition": {"duration": 0}}], "label": "59", "method": "animate"}], "transition": {"duration": 0}, "x": 0, "xanchor": "left", "y": 0, "yanchor": "top"}], "title": {"text": "UMAP Zoom Animation Demo (KMeans Clusters: 30)"}, "updatemenus": [{"buttons": [{"args": [null, {"frame": {"duration": 16, "redraw": true}, "fromcurrent": true, "transition": {"duration": 0, "easing": "linear"}}], "label": "Play", "method": "animate"}], "type": "buttons", "x": 0, "xanchor": "left", "y": 1.1, "yanchor": "top"}], "width": 1200, "xaxis": {"domain": [0, 0.48], "range": [-15.57, 25.55], "scaleanchor": "y", "scaleratio": 1, "showgrid": false, "showticklabels": false, "zeroline": false}, "xaxis2": {"domain": [0.52, 1], "range": [-15.57, 25.55], "scaleanchor": "y2", "scaleratio": 1, "showgrid": false, "showticklabels": false, "zeroline": false}, "yaxis": {"domain": [0, 1], "range": [-23.73, 24.17], "scaleanchor": "x", "scaleratio": 1, "showgrid": false, "showticklabels": false, "zeroline": false}, "yaxis2": {"domain": [0, 1], "range": [-23.73, 24.17], "scaleanchor": "x2", "scaleratio": 1, "showgrid": false, "showticklabels": false, "zeroline": false}}}
